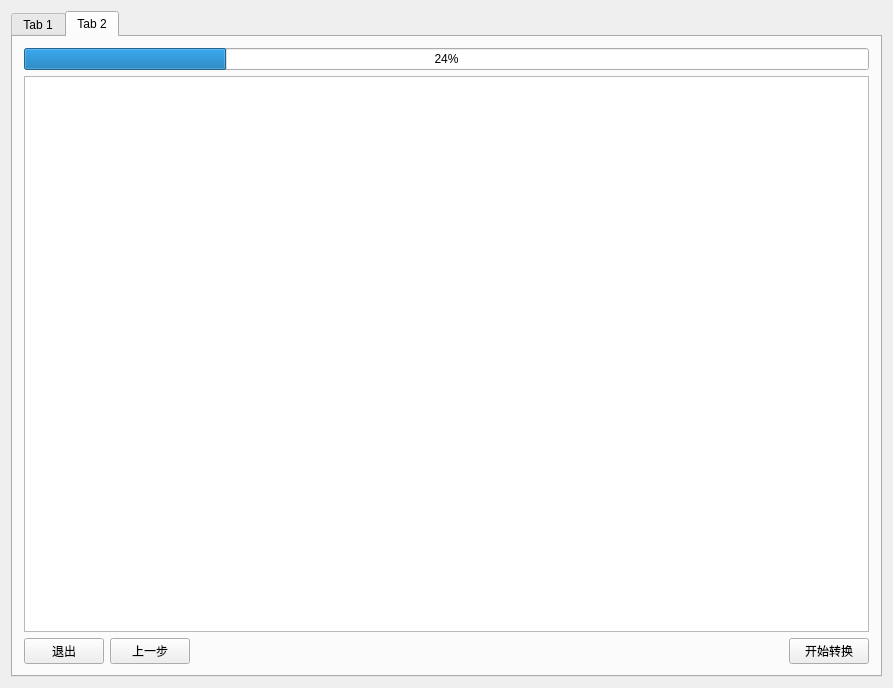
<?xml version="1.0" encoding="UTF-8"?>
<ui version="4.0">
 <class>ModelConverterClass</class>
 <widget class="QMainWindow" name="ModelConverterClass">
  <property name="geometry">
   <rect>
    <x>0</x>
    <y>0</y>
    <width>893</width>
    <height>688</height>
   </rect>
  </property>
  <property name="windowTitle">
   <string>ModelConverter</string>
  </property>
  <widget class="QWidget" name="centralWidget">
   <layout class="QGridLayout" name="gridLayout">
    <item row="0" column="0">
     <widget class="QTabWidget" name="tabWidget">
      <property name="currentIndex">
       <number>1</number>
      </property>
      <widget class="QWidget" name="tab">
       <attribute name="title">
        <string>Tab 1</string>
       </attribute>
       <layout class="QVBoxLayout" name="verticalLayout">
        <item>
         <layout class="QHBoxLayout" name="horizontalLayout">
          <item>
           <widget class="QPushButton" name="pbtn_openOnnxFilePath">
            <property name="text">
             <string>打开Onnx路径</string>
            </property>
           </widget>
          </item>
          <item>
           <widget class="QLineEdit" name="lEdit_onnxFilePath"/>
          </item>
         </layout>
        </item>
        <item>
         <layout class="QHBoxLayout" name="horizontalLayout_2">
          <item>
           <widget class="QPushButton" name="pbtn_outPutPath">
            <property name="text">
             <string>输出路径</string>
            </property>
           </widget>
          </item>
          <item>
           <widget class="QLineEdit" name="lEdit_outPutPath"/>
          </item>
         </layout>
        </item>
        <item>
         <layout class="QHBoxLayout" name="horizontalLayout_3">
          <item>
           <widget class="QPushButton" name="pbtn_exit">
            <property name="text">
             <string>退出</string>
            </property>
           </widget>
          </item>
          <item>
           <spacer name="horizontalSpacer">
            <property name="orientation">
             <enum>Qt::Orientation::Horizontal</enum>
            </property>
            <property name="sizeHint" stdset="0">
             <size>
              <width>40</width>
              <height>20</height>
             </size>
            </property>
           </spacer>
          </item>
          <item>
           <widget class="QPushButton" name="pbtn_nextStep">
            <property name="text">
             <string>下一步</string>
            </property>
           </widget>
          </item>
         </layout>
        </item>
       </layout>
      </widget>
      <widget class="QWidget" name="tab_2">
       <attribute name="title">
        <string>Tab 2</string>
       </attribute>
       <layout class="QVBoxLayout" name="verticalLayout_2">
        <item>
         <widget class="QProgressBar" name="progressBar">
          <property name="value">
           <number>24</number>
          </property>
         </widget>
        </item>
        <item>
         <widget class="QPlainTextEdit" name="plainTextEdit"/>
        </item>
        <item>
         <layout class="QHBoxLayout" name="horizontalLayout_4">
          <item>
           <widget class="QPushButton" name="pbtn_tab1Exit">
            <property name="text">
             <string>退出</string>
            </property>
           </widget>
          </item>
          <item>
           <widget class="QPushButton" name="pbtn_preStep">
            <property name="text">
             <string>上一步</string>
            </property>
           </widget>
          </item>
          <item>
           <spacer name="horizontalSpacer_2">
            <property name="orientation">
             <enum>Qt::Orientation::Horizontal</enum>
            </property>
            <property name="sizeHint" stdset="0">
             <size>
              <width>40</width>
              <height>20</height>
             </size>
            </property>
           </spacer>
          </item>
          <item>
           <widget class="QPushButton" name="pbtn_startConvert">
            <property name="text">
             <string>开始转换</string>
            </property>
           </widget>
          </item>
         </layout>
        </item>
       </layout>
      </widget>
     </widget>
    </item>
   </layout>
  </widget>
 </widget>
 <layoutdefault spacing="6" margin="11"/>
 <resources/>
 <connections/>
</ui>
